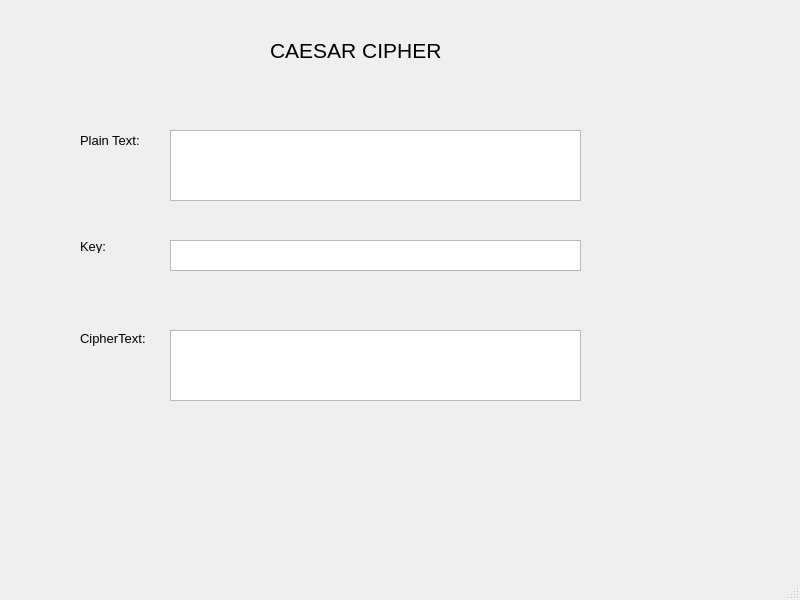
<?xml version="1.0" encoding="UTF-8"?>
<ui version="4.0">
 <class>MainWindow</class>
 <widget class="QMainWindow" name="MainWindow">
  <property name="geometry">
   <rect>
    <x>0</x>
    <y>0</y>
    <width>800</width>
    <height>600</height>
   </rect>
  </property>
  <property name="windowTitle">
   <string>MainWindow</string>
  </property>
  <widget class="QWidget" name="centralwidget">
   <widget class="QLabel" name="label">
    <property name="geometry">
     <rect>
      <x>270</x>
      <y>10</y>
      <width>181</width>
      <height>81</height>
     </rect>
    </property>
    <property name="font">
     <font>
      <pointsize>16</pointsize>
     </font>
    </property>
    <property name="text">
     <string>CAESAR CIPHER</string>
    </property>
   </widget>
   <widget class="QLabel" name="label_2">
    <property name="geometry">
     <rect>
      <x>80</x>
      <y>120</y>
      <width>61</width>
      <height>41</height>
     </rect>
    </property>
    <property name="font">
     <font>
      <pointsize>10</pointsize>
     </font>
    </property>
    <property name="text">
     <string>Plain Text:</string>
    </property>
   </widget>
   <widget class="QLabel" name="label_3">
    <property name="geometry">
     <rect>
      <x>80</x>
      <y>240</y>
      <width>47</width>
      <height>13</height>
     </rect>
    </property>
    <property name="font">
     <font>
      <pointsize>10</pointsize>
     </font>
    </property>
    <property name="text">
     <string>Key:</string>
    </property>
   </widget>
   <widget class="QLabel" name="label_4">
    <property name="geometry">
     <rect>
      <x>80</x>
      <y>330</y>
      <width>71</width>
      <height>16</height>
     </rect>
    </property>
    <property name="font">
     <font>
      <pointsize>10</pointsize>
     </font>
    </property>
    <property name="text">
     <string>CipherText:</string>
    </property>
   </widget>
   <widget class="QTextEdit" name="txt_plaintext">
    <property name="geometry">
     <rect>
      <x>170</x>
      <y>130</y>
      <width>411</width>
      <height>71</height>
     </rect>
    </property>
   </widget>
   <widget class="QTextEdit" name="txt_key">
    <property name="geometry">
     <rect>
      <x>170</x>
      <y>240</y>
      <width>411</width>
      <height>31</height>
     </rect>
    </property>
   </widget>
   <widget class="QTextEdit" name="txt_ciphertext">
    <property name="geometry">
     <rect>
      <x>170</x>
      <y>330</y>
      <width>411</width>
      <height>71</height>
     </rect>
    </property>
   </widget>
  </widget>
  <widget class="QMenuBar" name="menubar">
   <property name="geometry">
    <rect>
     <x>0</x>
     <y>0</y>
     <width>800</width>
     <height>21</height>
    </rect>
   </property>
  </widget>
  <widget class="QStatusBar" name="statusbar"/>
 </widget>
 <resources/>
 <connections/>
</ui>
